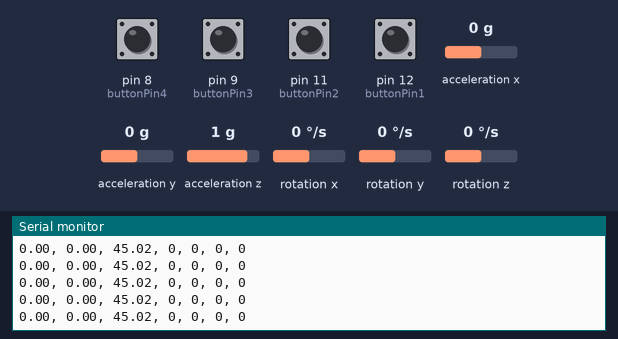
A sketch run on a simulated Arduino Uno, built with avr-gcc and run on an emulated ATmega328P. Parts: the last lines printed to the serial monitor. Inputs (shaded band) come from the test bench; at power-on: pin 8 (buttonPin4), pin 9 (buttonPin3), pin 11 (buttonPin2), pin 12 (buttonPin1) HIGH, acceleration z 1 g, acceleration x 0 g, acceleration y 0 g, rotation x 0 °/s, rotation y 0 °/s, rotation z 0 °/s.

Above: at 1.2 s.
1.3 s: acceleration z set to 0 g
At 1.36 s:
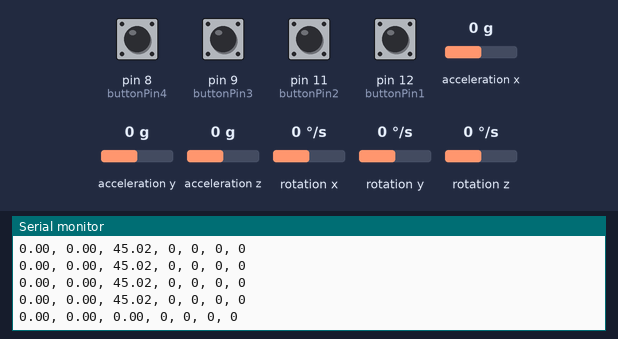
4.3 s: pin 8 (buttonPin4) pulled LOW for 0.15 s
At 4.36 s:
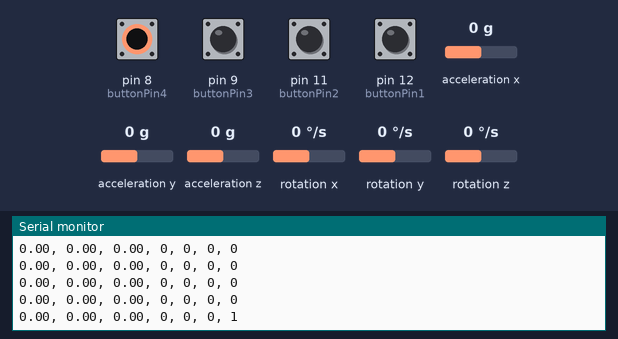
7.4 s: pin 9 (buttonPin3) pulled LOW for 0.15 s
At 7.47 s:
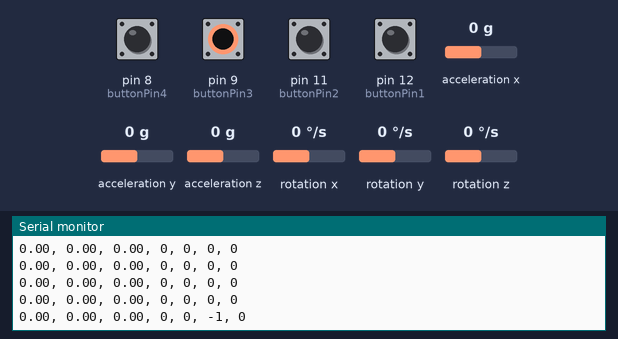
9.0 s: pin 11 (buttonPin2) pulled LOW for 0.15 s
At 9.13 s:
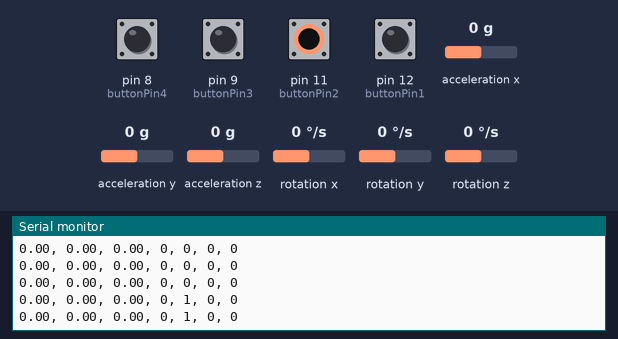
10.6 s: pin 12 (buttonPin1) pulled LOW for 0.15 s
At 10.68 s:
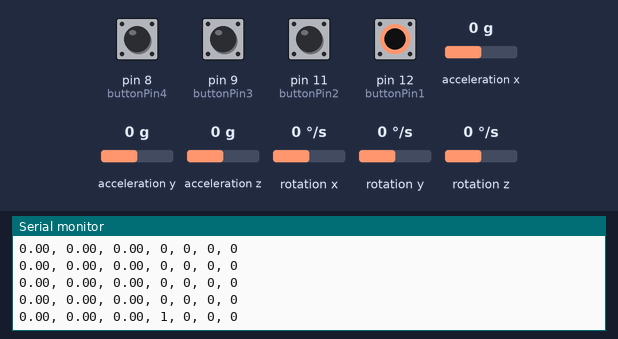
12.2 s: acceleration x set to -1.4 g
At 12.24 s:
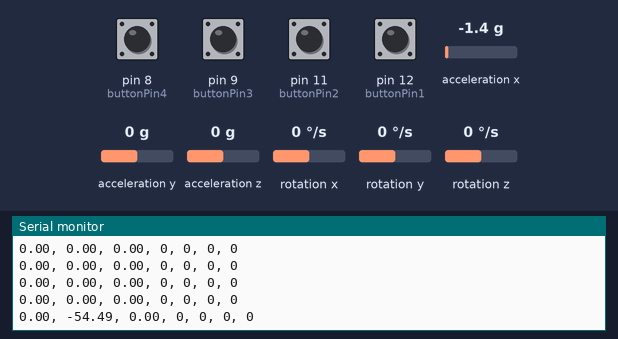

The sketch:

Inclinacion3.ino
```cpp
#include <Wire.h>
#include <MPU6050.h>

MPU6050 sensor;

float initial_ax, initial_ay, initial_az;
bool isInitialized = false;

const int buttonPin1 = 12; // Pin del primer botón
const int buttonPin2 = 11; // Pin del segundo botón
const int buttonPin3 = 9; // Pin del tercer botón
const int buttonPin4 = 8; // Pin del cuarto botón

void setup() {
  Serial.begin(9600);
  Wire.begin();
  sensor.initialize();

  pinMode(buttonPin1, INPUT_PULLUP);
  pinMode(buttonPin2, INPUT_PULLUP);
  pinMode(buttonPin3, INPUT_PULLUP);
  pinMode(buttonPin4, INPUT_PULLUP);

  // Esperamos a que el sensor esté listo
}

void loop() {
  int16_t ax, ay, az;
  sensor.getAcceleration(&ax, &ay, &az);

  // Inicializamos los valores iniciales la primera vez
  if (!isInitialized) {
    initial_ax = ax;
    initial_ay = ay;
    initial_az = az;
    isInitialized = true;
  }

  float denom_y = sqrt(pow(ax, 2) + pow(az, 2));
  float accel_ang_y = (denom_y == 0) ? 0 : atan(ay / denom_y) * (180.0 / 3.14);

  float relative_ax = ax - initial_ax;
  float relative_ay = ay - initial_ay;
  float relative_az = az - initial_az;

  float denom_x = sqrt(pow(relative_ay, 2) + pow(relative_az, 2));
  float accel_ang_x = (denom_x == 0) ? 0 : atan(relative_ax / denom_x) * (180.0 / 3.14);

  float denom_z = sqrt(pow(ax, 2) + pow(az, 2));
  float accel_ang_z = (denom_z == 0) ? 0 : atan(az / denom_z) * (180.0 / 3.14);

  // Lectura de los botones
  bool buttonState1 = digitalRead(buttonPin1) == LOW ? 1 : 0;
  bool buttonState2 = digitalRead(buttonPin2) == LOW ? 1 : 0;
  int buttonState3 = digitalRead(buttonPin3) == LOW ? -1 : 0;
  int buttonState4 = digitalRead(buttonPin4) == LOW ? 1 : 0;

  // Enviar datos del MPU6050 y botones
  Serial.print(accel_ang_y);
  Serial.print(", ");
  Serial.print(accel_ang_x);
  Serial.print(", ");
  Serial.print(accel_ang_z);
  Serial.print(", ");
  Serial.print(buttonState1);
  Serial.print(", ");
  Serial.print(buttonState2);
  Serial.print(", ");
  Serial.print(buttonState3);
  Serial.print(", ");
  Serial.println(buttonState4);

  delay(100);
}
```

Measured:
- after the input at 1.3 s, the serial monitor: prints a new line after 0.05 s (image 1)
- after the input at 4.3 s, the serial monitor: prints a new line after 0.06 s (image 2)
- after the input at 7.4 s, the serial monitor: prints a new line after 0.07 s (image 3)
- after the input at 9.0 s, the serial monitor: prints a new line at once (image 4)
- after the input at 10.6 s, the serial monitor: prints a new line after 0.08 s (image 5)
- after the input at 12.2 s, the serial monitor: prints a new line at once (image 6)
